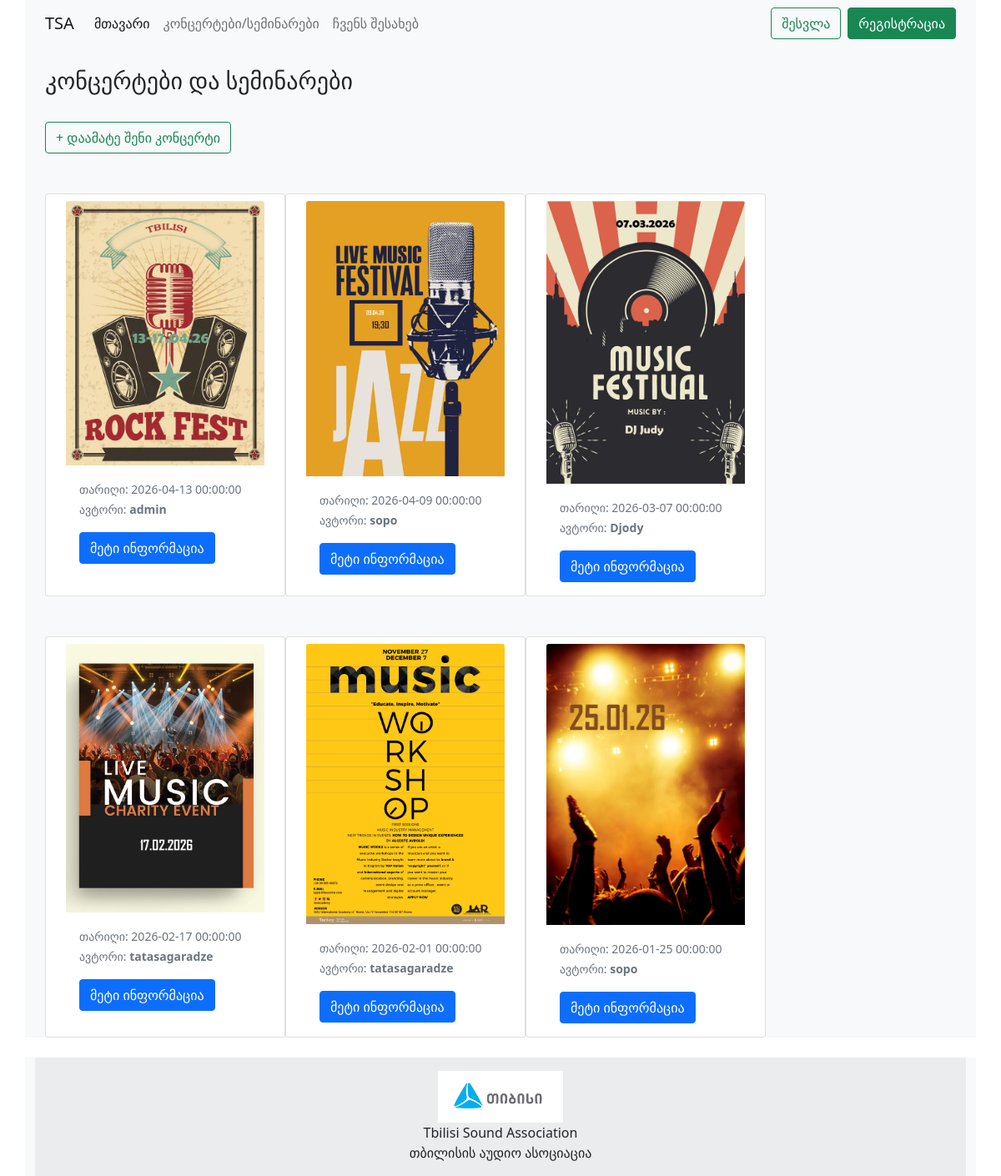
Screenshot of /workshops with the database file from the repository.
### models.py (models this page shows, shortened)
class BaseModel:
    def create(self):
        db.session.add(self)
        db.session.commit()

class Concert(db.Model, BaseModel):
    __tablename__ = 'concerts'
    id = db.Column(db.Integer, primary_key=True)
    name = db.Column(db.String)
    datetime = db.Column(db.DateTime)
    img = db.Column(db.String)
    info = db.Column(db.String)
    user_id = db.Column(db.Integer, db.ForeignKey('users.id'))
    user_name = db.Column(db.String)
    user = db.relationship('User', backref='concerts')

### routes.py (the view)
@app.route("/workshops")
def workshops():
    concerts = Concert.query.order_by(Concert.datetime.desc()).all()
    return render_template("workshops.html", concerts=concerts)

### templates/workshops.html (shortened to what this page needs)
{% extends "base.html" %}
{% block content %}
    <h3>კონცერტები და სემინარები</h3>
    <br>
        <form class="d-flex ms-auto">
            <a class="btn btn-outline-success me-2" href="/create_concert"> + დაამატე შენი კონცერტი </a>
        </form>
<div class="row justify-content-center g-5">
     <div class="row row-cols-1 row-cols-md-2 row-cols-lg-3 row-cols-xl-4 row-cols-xxl-5 g-5 ">
        {% for concert in concerts %}
          <div class="card" style="width: 18rem;">
            <img src="/static/image/{{ concert['img'] }}" class="card-img-top" alt="...">
            <div class="card-body">
            <p class="card-text">
                <small class="text-muted">
                    თარიღი: {{ concert["datetime"] }}<br>
                    ავტორი: <strong>{{ concert["user_name"] }}</strong>
                </small>
            </p>
            <a href="/workshop_info/{{ concert['id'] }}" class="btn btn-primary">მეტი ინფორმაცია</a>
          </div>
        </div>
        {% endfor %}
        </div>
</div>
{% endblock %}

### templates/base.html (shortened to what this page needs)
<!DOCTYPE html>
<html lang="en">
<head>
    <link href="https://cdn.jsdelivr.net/npm/bootstrap@5.0.2/dist/css/bootstrap.min.css" rel="stylesheet">
</head>
<body>
    <div class="container-md bg-light">
        {% include "navbar.html" %}
        <div class="container-md bg-light mt-4">
            {% block content %}
            {% endblock %}
        </div>
    </div>
    <br>
    <div class="container-md bg-light">
        {% include "footer.html" %}
    </div>
</body>
</html>

### templates/navbar.html (shortened to what this page needs)
<nav class="navbar navbar-expand-lg navbar-light bg-light">
  <div class="container-fluid">
    <a class="navbar-brand" href="/">TSA</a>
    <div class="collapse navbar-collapse" id="navbarNav">
      <ul class="navbar-nav">
        <li class="nav-item">
          <a class="nav-link active" aria-current="page" href="/">მთავარი</a>
        </li>
        <li class="nav-item">
          <a class="nav-link" href="/workshops">კონცერტები/სემინარები</a>
        </li>
        <li class="nav-item">
          <a class="nav-link" href="/aboutus">ჩვენს შესახებ</a>
        </li>
      </ul>
      <form class="d-flex ms-auto">
        {% if current_user.is_authenticated %}
          <span class="navbar-text me-3">
            <a href="/profile" class="text-decoration-none text-dark">
              <strong>{{ current_user.username }}</strong>
            </a>
          </span>
          <a class="btn btn-outline-danger" href="/logout">გამოსვლა</a>
        {% else %}
          <a class="btn btn-outline-success me-2" href="/login">შესვლა</a>
          <a class="btn btn-success" href="/signup">რეგისტრაცია</a>
        {% endif %}
      </form>
    </div>
  </div>
</nav>

### templates/footer.html
<footer class="bg-body-tertiary text-center">
  <div class="text-center p-3" style="background-color: rgba(0, 0, 0, 0.05);">
    <div class="pdf-viewer">
        <a href="https://tbcbank.ge/ka/tbc-education">
          <img src="{{ url_for('static', filename='image/tbclogo.png') }}"
          width="150px"
          length="200px">
        </a>
    </div>
    Tbilisi Sound Association <br>
    თბილისის აუდიო ასოციაცია
  </div>
</footer>

### rows the page displays
Concert: img (picture), datetime "2026-04-13 00:00:00", user_name "admin"
Concert: img (picture), datetime "2026-04-09 00:00:00", user_name "sopo"
Concert: img (picture), datetime "2026-03-07 00:00:00", user_name "Djody"
Concert: img (picture), datetime "2026-02-17 00:00:00", user_name "tatasagaradze"
Concert: img (picture), datetime "2026-02-01 00:00:00", user_name "tatasagaradze"
Concert: img (picture), datetime "2026-01-25 00:00:00", user_name "sopo"
